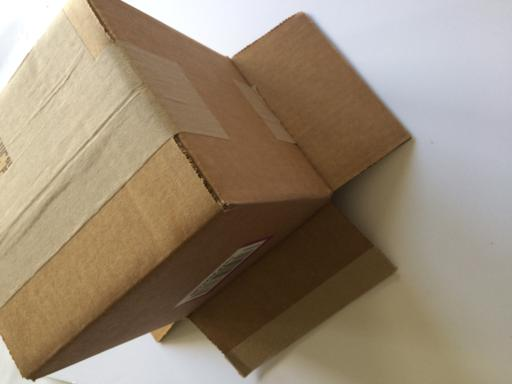
#> input picture samples/cardboard.jpg, 512 x 384 px, given in place of the camera
$ python preprocess.py
#> lines starting #> are read from the running program, lines starting #| are printed output that depends on the picture; after the words box and inside, x2 and y2 are one past the last pixel; in counts of white or black regions, pixels touching at a corner belong together
import cv2
import numpy as np
# from tensorflow.keras.applications.imagenet_utils import preprocess_input


def preprocess_image(raw_image, corners= np.array([[5, 538], [100, 120], [800, 120], [950, 538]], dtype=np.float32), size= 224):

    raw_image = cv2.resize(raw_image,(960,540))

    target_corners = np.array([[0, 0], [size - 1, 0], [size - 1, size - 1], [0, size - 1]], dtype=np.float32)
    matrix = cv2.getPerspectiveTransform(corners, target_corners)
    img = cv2.warpPerspective(raw_image, matrix, (size, size))

    img = cv2.rotate(img, cv2.ROTATE_90_COUNTERCLOCKWISE)
    img = cv2.resize(img, (size, size))

    # img = np.expand_dims(img, axis=0)
    # img = preprocess_input(img)

    return img

def show_region(raw_image, corners= np.array([[5, 538], [100, 120], [800, 120], [950, 538]], dtype=np.float32), size= 224):

    img = cv2.resize(raw_image,(960,540))
    corners = np.array([[5, 538], [100, 120], [800, 120], [950, 538]], dtype=np.float32)
    contours = np.array([corners], dtype=np.int32)
    cv2.polylines(img, contours, isClosed=True, color=(0, 0, 0), thickness=2)
    cv2.imshow('Image with Trapezoid', img)
    cv2.waitKey(1)


if __name__ == "__main__" : # to adjust camera perspective
    cap = cv2.VideoCapture(0)
    while True:
        ret, frame = cap.read()
#> frame is the input picture: shape (384, 512, 3); mean B, G, R 116.6, 136.6, 152.3
        if ret:
            show_region(frame)
#> in show_region, `img = cv2.resize(raw_image,(960,540))`:
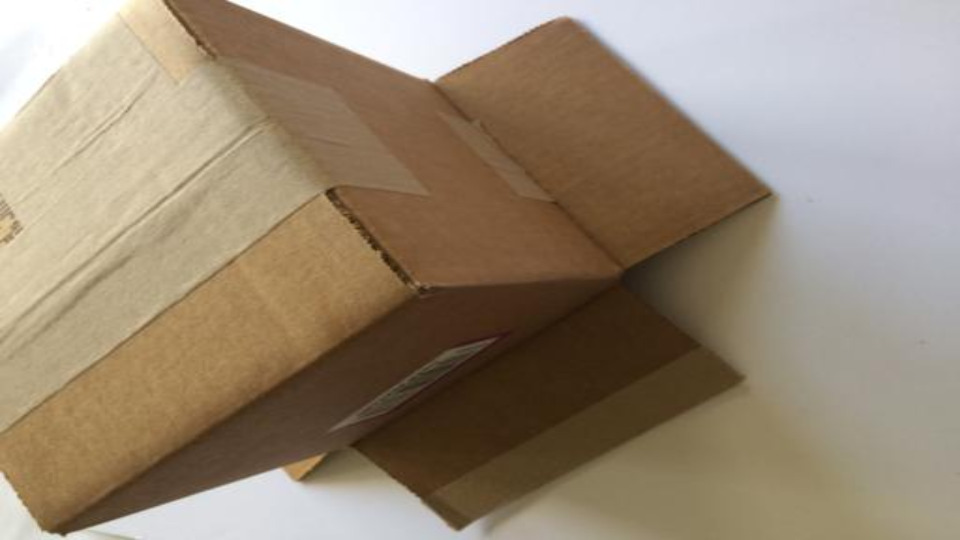
#> img: shape (540, 960, 3); mean B, G, R 116.5, 136.5, 152.2
#> in show_region, `cv2.polylines(img, contours, isClosed=True, color=(0, 0, 0), thickness..`:
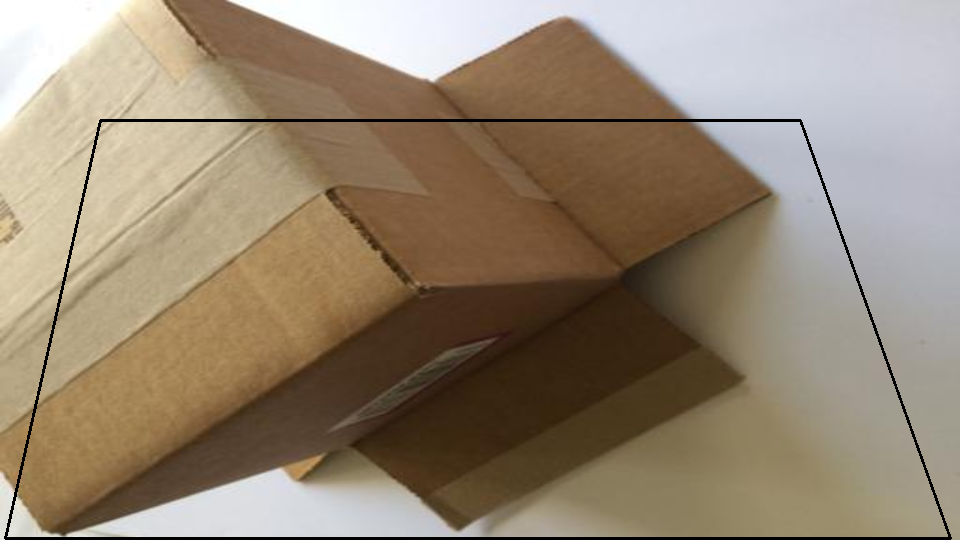
#> img: shape (540, 960, 3); 1.42% of pixels changed, all inside (x1, y1, x2, y2) = (4, 119, 952, 540)
            cv2.imshow("preprocessed",preprocess_image(frame))
#> in preprocess_image, `matrix = cv2.getPerspectiveTransform(corners, target_corners)`: matrix = [[-5.98e-17, -0.593, 319.1], [0.354, 0.0805, -45.07], [-4.08e-19, 0.000931, 1]]
#> in preprocess_image, `img = cv2.warpPerspective(raw_image, matrix, (size, size))`:
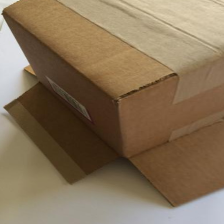
#> img: shape (224, 224, 3); mean of channels 0, 1, 2 88.4, 114.4, 134.3; drawn as B, G, R
#> in preprocess_image, `img = cv2.rotate(img, cv2.ROTATE_90_COUNTERCLOCKWISE)`:
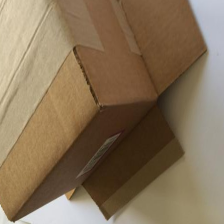
#> img: shape (224, 224, 3); mean of channels 0, 1, 2 88.4, 114.4, 134.3; drawn as B, G, R
